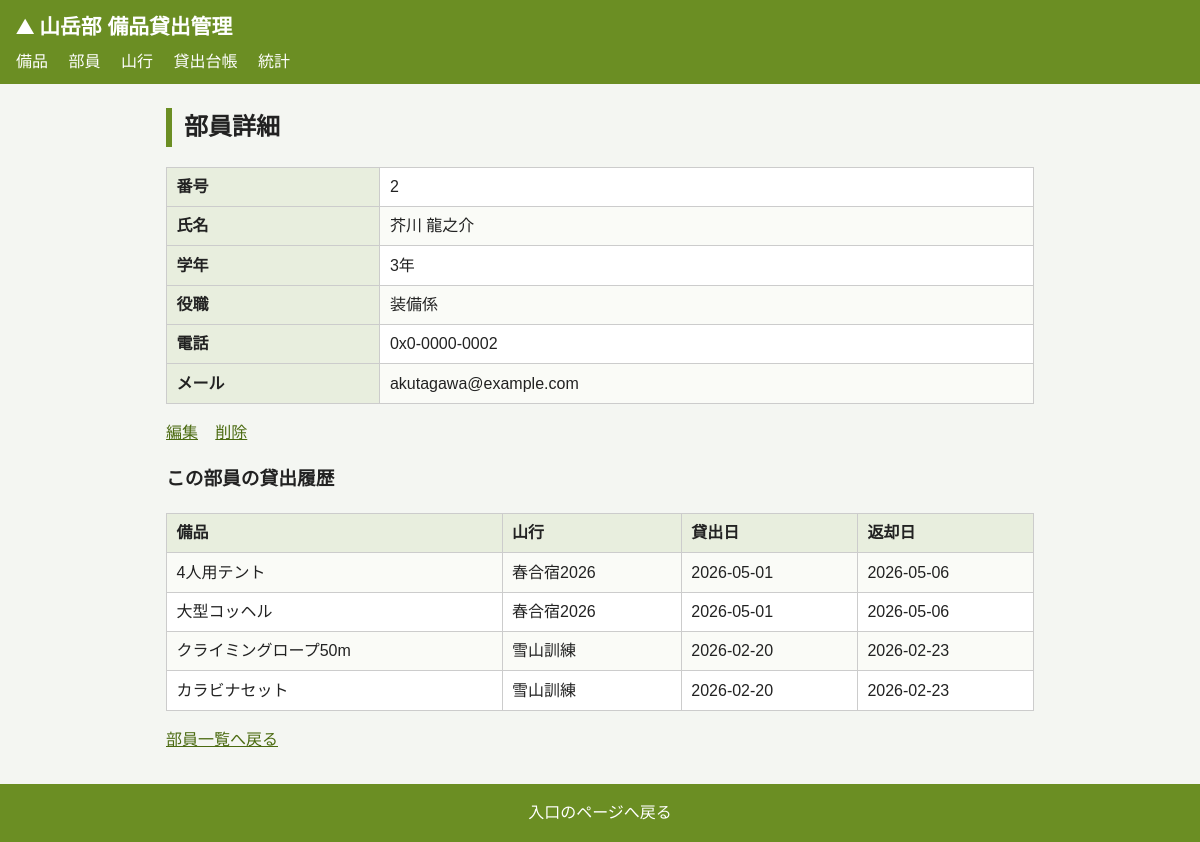
The app's page /members/2 with its own data.
### tables this page shows
CREATE TABLE members (              -- 部員
  member_id   INTEGER PRIMARY KEY,
  name        TEXT NOT NULL,
  grade       INTEGER,
  role        TEXT,
  phone       TEXT,                 -- 先頭0や記号を保持するため文字列
  email       TEXT
);

CREATE TABLE loans (                -- 貸出（備品×部員×山行の中間テーブル）
  loan_id      INTEGER PRIMARY KEY,
  equip_id     INTEGER NOT NULL,
  member_id    INTEGER NOT NULL,
  trip_id      INTEGER NOT NULL,
  lent_on      TEXT,
  due_on       TEXT,
  returned_on  TEXT,                       -- NULL = 未返却
  UNIQUE (equip_id, trip_id),              -- 同一備品を同一山行に二重貸出しない
  FOREIGN KEY (equip_id)  REFERENCES equipment(equip_id),
  FOREIGN KEY (member_id) REFERENCES members(member_id),
  FOREIGN KEY (trip_id)   REFERENCES trips(trip_id)
);

CREATE TABLE equipment (            -- 備品
  equip_id      INTEGER PRIMARY KEY,
  equip_name    TEXT NOT NULL,
  category      TEXT,
  maker_name    TEXT,
  purchased_on  TEXT,
  condition     TEXT
);

CREATE TABLE trips (                -- 山行
  trip_id     INTEGER PRIMARY KEY,
  trip_name   TEXT NOT NULL,
  destination TEXT,
  depart_on   TEXT,
  return_on   TEXT,
  style       TEXT
);

### app.py (the view)
@app.route('/members/<id>')
def members_detail(id: str) -> str:
    cur = get_db().cursor()
    try:
        id_num = int(id)
    except ValueError:
        return render_template('not-found.html', target='部員')
    member = cur.execute('SELECT * FROM members WHERE member_id = ?',
                        (id_num,)).fetchone()
    if member is None:
        return render_template('not-found.html', target='部員')
    history = cur.execute(
        'SELECT e.equip_name, t.trip_name, l.lent_on, l.returned_on '
        'FROM loans l '
        'JOIN equipment e ON l.equip_id = e.equip_id '
        'JOIN trips     t ON l.trip_id  = t.trip_id '
        'WHERE l.member_id = ? ORDER BY l.lent_on DESC', (id_num,)).fetchall()
    return render_template('members_detail.html', member=member,
                           history=history)

### app.py (called while the page is built)
def get_db() -> sqlite3.Connection:
    db = getattr(g, '_database', None)
    if db is None:
        db = g._database = sqlite3.connect(DATABASE)
        db.execute('PRAGMA foreign_keys = ON')  # 外部キー制約を有効化
        db.row_factory = sqlite3.Row            # カラム名でアクセスできるよう設定
    return db

@app.teardown_appcontext
def close_connection(exception: Optional[BaseException]) -> None:
    db = getattr(g, '_database', None)
    if db is not None:
        db.close()

### templates/members_detail.html (shortened to what this page needs)
{% extends 'layout.html' %}
{% block content %}
<h2>部員詳細</h2>
<table>
  <tr><th>番号</th><td>{{ member.member_id }}</td></tr>
  <tr><th>氏名</th><td>{{ member.name }}</td></tr>
  <tr><th>学年</th><td>{% if member.grade %}{{ member.grade }}年{% endif %}</td></tr>
  <tr><th>役職</th><td>{{ member.role }}</td></tr>
  <tr><th>電話</th><td>{{ member.phone }}</td></tr>
  <tr><th>メール</th><td>{{ member.email }}</td></tr>
</table>
<p class="actions">
  <a href="{{ url_for('members_edit', id=member.member_id) }}">編集</a>
  <a href="{{ url_for('members_del', id=member.member_id) }}">削除</a>
</p>
<h3>この部員の貸出履歴</h3>
<table>
  <tr><th>備品</th><th>山行</th><th>貸出日</th><th>返却日</th></tr>
  {% for h in history %}
  <tr>
    <td>{{ h.equip_name }}</td><td>{{ h.trip_name }}</td><td>{{ h.lent_on }}</td>
    <td>{% if h.returned_on %}{{ h.returned_on }}{% else %}<span class="status-out">未返却</span>{% endif %}</td>
  </tr>
  {% else %}
  <tr><td colspan="4">貸出履歴はありません。</td></tr>
  {% endfor %}
</table>
<p><a href="{{ url_for('members_list') }}">部員一覧へ戻る</a></p>
{% endblock %}

### static/style.css (style rules this page uses)
* { box-sizing: border-box; }
body { font-family: "Hiragino Sans", "Yu Gothic", "Meiryo", sans-serif; margin: 0; color: #222; background: #f4f6f2; line-height: 1.6; }
h2 { border-left: 6px solid #6b8e23; padding-left: 0.5em; }
table { border-collapse: collapse; width: 100%; background: #fff; margin: 1em 0; }
th, td { border: 1px solid #ccc; padding: 0.4em 0.6em; text-align: left; }
th { background: #e8eede; }
tr:nth-child(even) td { background: #fafbf7; }
a { color: #4a6a10; }
.actions a { margin-right: 0.8em; }

### records on screen
members: member_id "2", name "芥川 龍之介", grade "3", role "装備係", phone "0x0-0000-0002", email "akutagawa@example.com"
loans: equip_name "4人用テント", trip_name "春合宿2026", lent_on "2026-05-01", returned_on "2026-05-06"
loans: equip_name "大型コッヘル", trip_name "春合宿2026", lent_on "2026-05-01", returned_on "2026-05-06"
loans: equip_name "クライミングロープ50m", trip_name "雪山訓練", lent_on "2026-02-20", returned_on "2026-02-23"
loans: equip_name "カラビナセット", trip_name "雪山訓練", lent_on "2026-02-20", returned_on "2026-02-23"
